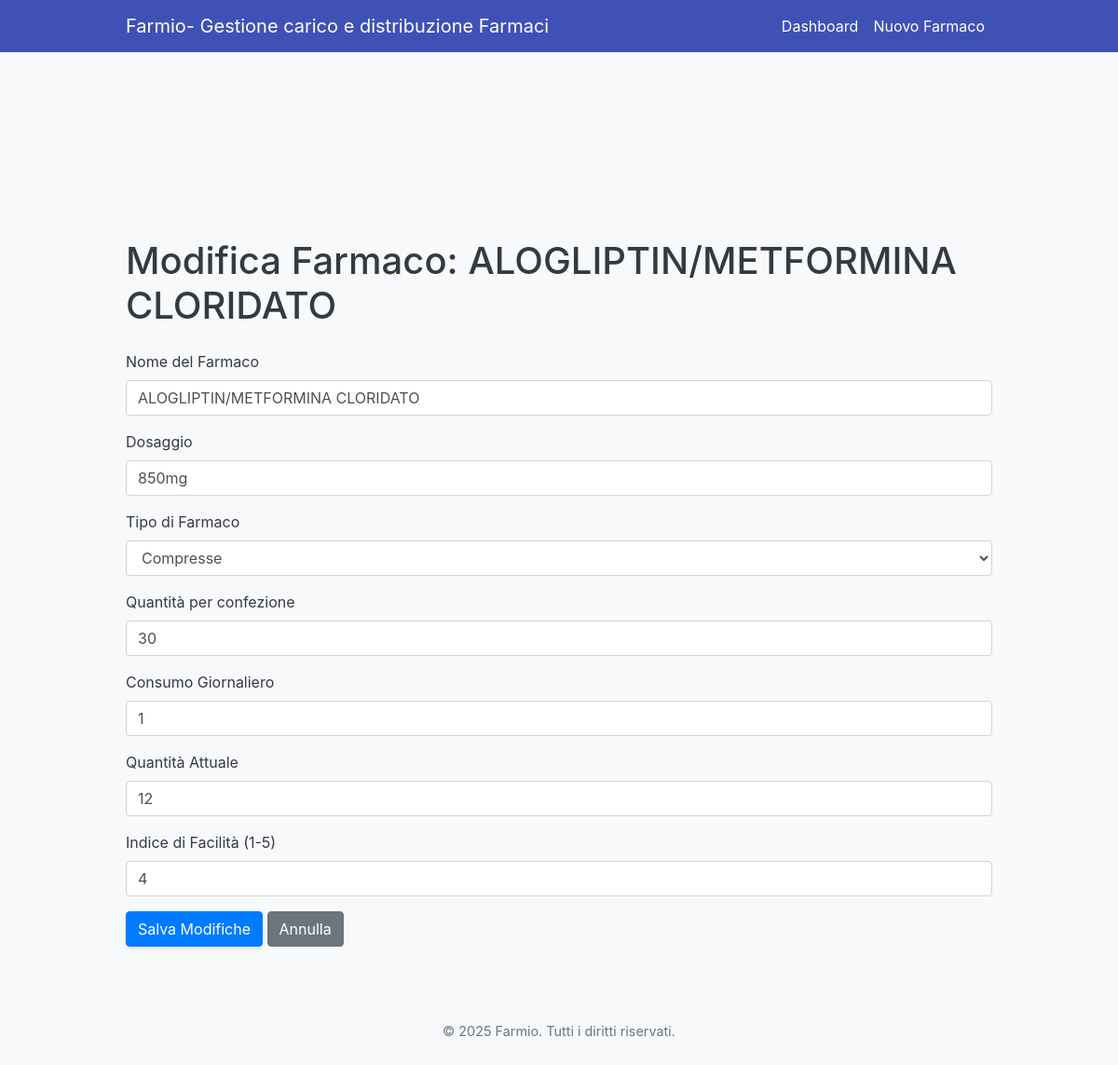
Screenshot of /modifica_farmaco/7 with the database file from the repository.
### farmiomodels.py (models this page shows, shortened)
class Farmaco(db.Model):
    id = db.Column(db.Integer, primary_key=True)
    nome = db.Column(db.String(100), nullable=False)
    dosaggio = db.Column(db.String(50))
    tipo_farmaco = db.Column(db.String(50))
    quantita_contenuto = db.Column(db.Integer)
    consumo_giornaliero = db.Column(db.Integer)
    quantita_attuale = db.Column(db.Integer)
    ultima_verifica = db.Column(db.DateTime, default=datetime.now(UTC))
    indice_facilita = db.Column(db.Integer, default=2)

### farmio.py (the view, shortened to what this page needs)
@app.route('/modifica_farmaco/<int:farmaco_id>', methods=['GET', 'POST'])
def modifica_farmaco(farmaco_id):
    farmaco = Farmaco.query.get_or_404(farmaco_id)
    tipi_farmaco = TIPI_FARMACO
    return render_template('modifica_farmaco.html', farmaco=farmaco, tipi_farmaco=tipi_farmaco)

### templates/modifica_farmaco.html (shortened to what this page needs)
<!DOCTYPE html>
<html lang="it">
<head>
    <link href="https://stackpath.bootstrapcdn.com/bootstrap/4.5.2/css/bootstrap.min.css" rel="stylesheet">
    <link rel="stylesheet" href="{{ url_for('static', filename='style.css') }}">
</head>
<body>
    {% include 'nav.html' %}
    <div class="container mt-5 pt-5">
        <h1 class="mb-4">Modifica Farmaco: {{ farmaco.nome }}</h1>
        <form method="POST">
            <div class="form-group">
                <label for="nome">Nome del Farmaco</label>
                <input type="text" class="form-control" id="nome" name="nome" value="{{ farmaco.nome }}" required>
            </div>
            <div class="form-group">
                <label for="dosaggio">Dosaggio</label>
                <input type="text" class="form-control" id="dosaggio" name="dosaggio" value="{{ farmaco.dosaggio }}">
            </div>
            <div class="form-group">
                <label for="tipo_farmaco">Tipo di Farmaco</label>
                <select class="form-control" id="tipo_farmaco" name="tipo_farmaco" required>
                    {% for tipo in tipi_farmaco %}
                        <option value="{{ tipo }}" {% if tipo == farmaco.tipo_farmaco %}selected{% endif %}>{{ tipo.capitalize() }}</option>
                    {% endfor %}
                </select>
            </div>
            <div class="form-group">
                <label for="quantita_contenuto">Quantità per confezione</label>
                <input type="number" class="form-control" id="quantita_contenuto" name="quantita_contenuto" value="{{ farmaco.quantita_contenuto }}" required>
            </div>
            <div class="form-group">
                <label for="consumo_giornaliero">Consumo Giornaliero</label>
                <input type="number" class="form-control" id="consumo_giornaliero" name="consumo_giornaliero" value="{{ farmaco.consumo_giornaliero }}" required>
            </div>
            <div class="form-group">
                <label for="quantita_attuale">Quantità Attuale</label>
                <input type="number" class="form-control" id="quantita_attuale" name="quantita_attuale" value="{{ farmaco.quantita_attuale }}" required>
            </div>
            <div class="form-group">
                <label for="indice_facilita">Indice di Facilità (1-5)</label>
                <input type="number" class="form-control" id="indice_facilita" name="indice_facilita" value="{{ farmaco.indice_facilita }}" min="1" max="5" required>
            </div>
            <button type="submit" class="btn btn-primary">Salva Modifiche</button>
            <a href="{{ url_for('dettaglio_farmaco', farmaco_id=farmaco.id) }}" class="btn btn-secondary">Annulla</a>
        </form>
    </div>
    <footer class="footer">
        <div class="container">
            <p>&copy; 2025 Farmio. Tutti i diritti riservati.</p>
        </div>
    </footer>
</body>
</html>

### static/style.css (style rules this page uses)
body { padding-top: 10rem; font-family: -apple-system, BlinkMacSystemFont, "Segoe UI", Roboto, "Helvetica Neue", Arial, sans-serif; background-color: #f8f9fa; color: #343a40; }
.container { max-width: 960px; }
.btn-primary, .btn-success, .btn-danger, .btn-warning { box-shadow: 0 2px 4px rgba(0, 0, 0, 0.1); transition: transform 0.2s; }
.footer { text-align: center; padding: 2rem 0; margin-top: 3rem; color: #6c757d; font-size: 0.9rem; }

### rows the page displays
Farmaco: nome "ALOGLIPTIN/METFORMINA CLORIDATO", dosaggio "850mg", tipo_farmaco "Compresse", quantita_contenuto "30", consumo_giornaliero "1", quantita_attuale "12", indice_facilita "4"
